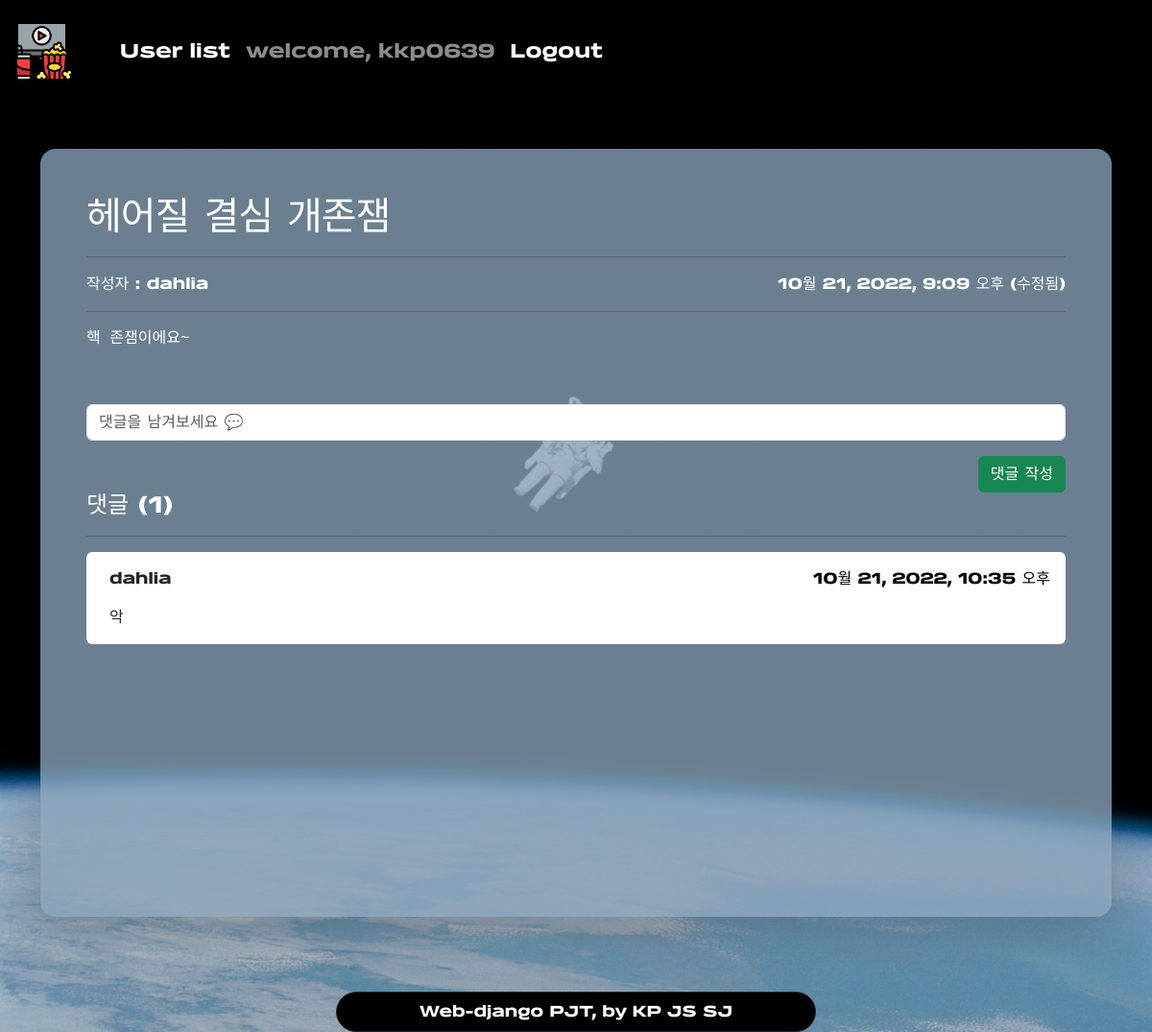
The page /1/ (signed in) on the database as committed earlier.
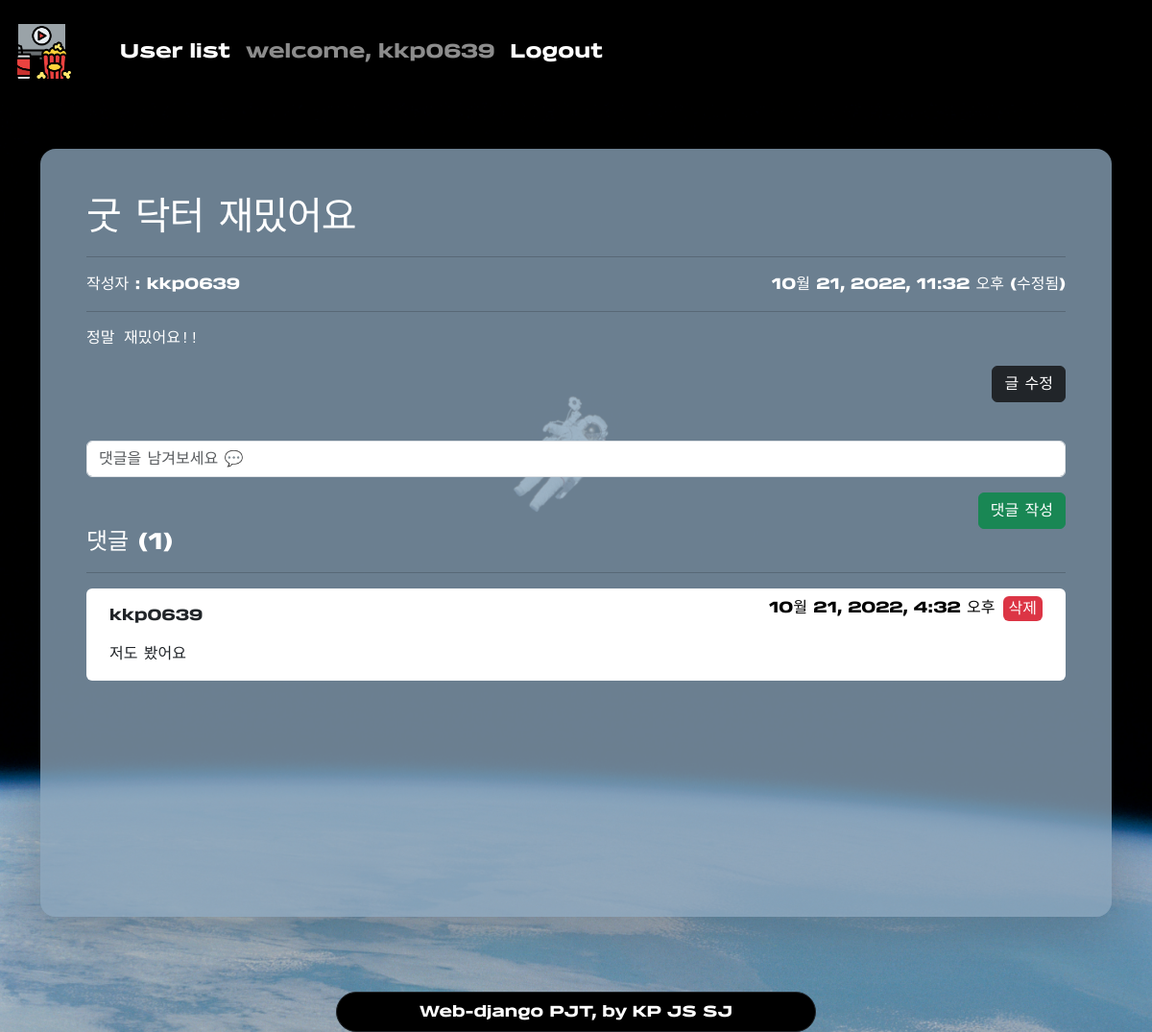
The same page on the database as committed later.
### articles/models.py (models this page shows)
class Review(models.Model):
    title = models.CharField(max_length=30)
    content = models.TextField()
    movie = models.ForeignKey(Movie, on_delete=models.CASCADE)
    grade = models.IntegerField(
        validators=[MinValueValidator(1), MaxValueValidator(10)]
    )
    created_at = models.DateTimeField(auto_now_add=True)
    updated_at = models.DateTimeField(auto_now=True)
    user = models.ForeignKey(settings.AUTH_USER_MODEL, on_delete=models.CASCADE)

class Comment(models.Model):
    content = models.TextField()
    created_at = models.DateTimeField(auto_now_add=True)
    review = models.ForeignKey(Review, on_delete=models.CASCADE)
    user = models.ForeignKey(settings.AUTH_USER_MODEL, on_delete=models.CASCADE)

### accounts/models.py (models this page shows)
class User(AbstractUser):
    pass

### articles/views.py (the view)
# urls.py: path("<int:review_pk>/", views.detail, name="detail"),
@login_required
def detail(request, review_pk):
    review = Review.objects.get(pk=review_pk)
    comment_form = CommentForm()
    comments = review.comment_set.all()
    context = {
        "review": review,
        "comment_form": comment_form,
        "comments": comments,
    }
    return render(request, "articles/detail.html", context)

### articles/forms.py
class CommentForm(forms.ModelForm):
    content = forms.CharField(
        label="",
        widget=forms.TextInput(
            attrs={
                "placeholder": "댓글을 남겨보세요 💬",
            }
        ),
    )
    class Meta:
        model = Comment
        fields = [
            "content",
        ]

### articles/templates/articles/detail.html (shortened to what this page needs)
{% extends 'base.html' %}
{% load static %}
{% load django_bootstrap5 %}
{% block content %}
<div class="container d-flex flex-column justify-content-center my-5">
  <div class="review-detail p-5 rounded-4 shadow-lg">
    <h1 class="text-white font-space">{{ review.title }}</h1>
    <hr>
    <div class="d-flex justify-content-between align-middle">
      <p class="text-white">작성자 : {{ review.user }}</p>
      {% if review.created_at == review.updated_at %}
      <p class="text-white">{{ review.created_at }}</p>
      {% else %}
      <p class="text-white">{{ review.updated_at }} (수정됨)</p>
      {% endif %}
    </div>
    <hr class="mt-0">
    <pre class="fs-6 text-white ">{{ review.content}}</pre>
    <div class="d-flex justify-content-end my-3">
      {% if request.user == review.user %}
      <a href="{% url 'articles:update' review.pk %}" class="btn btn-dark">글 수정</a>
      {% endif %}
    </div>
    <form action="{% url 'articles:comment_create' review.pk %}" method="POST">
      {% bootstrap_form comment_form %}
      <div class="text-end"><input class="btn btn-success" type="submit" value="댓글 작성"></div>
    </form>
    <h4 class="text-white">댓글 ({{ comments|length }})</h4>
    <hr>
    <ul class="list-group list-group-flush rounded-2">
      {% for comment in comments %}
      <li class="list-group-item align-middle">
        <div class="d-flex justify-content-between align-items-center">
          <p class="card-text mx-2 my-2">{{ comment.user }}</p>
          <div class="d-flex">
            <p class="card-text text-black">{{ comment.created_at }}</p>
            {% if request.user == comment.user %}
            <form action="{% url 'articles:comment_delete' review.pk comment.pk %}" method="POST">
              <input class="bg-danger text-white mx-2 border-0 text-decoration-none rounded-2" type="submit" value="삭제">
            </form>
            {% endif %}
          </div>
        </div>
        <div class="m-2">
          {{ comment.content }}
        </div>
      </li>
      {% endfor %}
    </ul>
  </div>
</div>
{% endblock content %}

Rows that differ between the two databases and show on the page:
no longer on this page (row edited): Comment: user "dahlia", created_at "10월 21, 2022, 10:35 오후", content "악"
changed Review: title "헤어질 결심 개존잼" → "굿 닥터 재밌어요"; user "dahlia" → "kkp0639"; updated_at "10월 21, 2022, 9:09 오후" → "10월 21, 2022, 11:32 오후"; content "핵 존잼이에요~" → "정말 재밌어요!!"; user_id 4 → 1 (drawn)
added Comment: user "kkp0639", created_at "10월 21, 2022, 4:32 오후", content "저도 봤어요"
Other text that changed with them:
text now shown: "글 수정"
